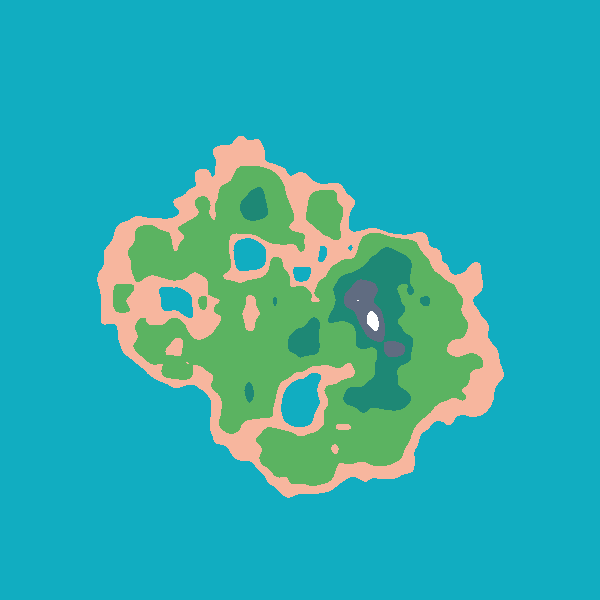
Frame 1 (no input)
Frame 60 (no input): identical to frame 1, image omitted
Frame 120 (the mouse pressed at the canvas centre since frame 60): identical to frame 1, image omitted

The p5.js sketch that drew this single still picture (run headless with seeded random() and noise() and a simulated clock; from frame 60 on, the mouse is pressed at the canvas centre):

// p5.js sketch
// ── sketch.js
let frequency = 0.005;
let threshold = 0.2;
let island = true;
let ridged = false;

let frequencySlider;
let thresholdSlider;
let islandButton;
let ridgeButton;

let oceanColor  = [17,173,193];
let sandColor   = [247,182,158];
let grassColor  = [91,179,97];
let forestColor = [30,136,117];
let rockColor   = [96,108,129];
let snowColor   = [255, 255, 255];

function setup() {
  createCanvas(600, 600);
  background(255);
  
  frequencySlider = createSlider(0, 0.1, 0.01, 0.0001);
  let frequencyLabel = createP('- Frequency');
  frequencyLabel.position(140, height - 15);
  
  thresholdSlider = createSlider(0, 1, 0.2, 0.01);
  thresholdSlider.position(0, height + 30);
  let thresholdLabel = createP('- Threshold');
  thresholdLabel.position(140, height + 15);
  
  islandButton = createButton('Toggle Island Mode');
  islandButton.position(0, height + 60);
  islandButton.mousePressed(() => {
    
    island = ! island;
    generateNoiseTexture();
    
  });
  
  ridgeButton = createButton('Toggle Ridges');
  ridgeButton.position(0, height + 90);
  ridgeButton.mousePressed(() => {
    
    ridged = ! ridged;
    generateNoiseTexture();
    
  });
  
  generateNoiseTexture();
}

function draw() {
  
  if (frequencySlider.value() != frequency) {
    
    frequency = frequencySlider.value();
    generateNoiseTexture();
    
  }
  
  if (thresholdSlider.value() != threshold) {
    
    threshold = thresholdSlider.value();
    generateNoiseTexture();
    
  }
    
}

function generateNoiseTexture() {
  
  let min = 1;
  let max = 0;
  let noiseArray = [];
  
  // generate the array of heights, saving the min and the max
  for(let x = 0; x < width; x ++) {
    noiseArray.push([]);
    for(let y = 0; y < height; y ++) {
      let height = generateHeight(x, y);
      
      noiseArray[x].push(height);
      
      if (height < min) {
        min = height;
      } else if (height > max) {
        max = height;
      }
      
    }
  }
  
  // normalize the array of heights 
  for(let x = 0; x < width; x ++) {
    for(let y = 0; y < height; y ++) {
      
      noiseArray[x][y] = map(noiseArray[x][y], min, max, 0, 1);
      
    }
  }
  
  // render the array of heights
  loadPixels();
  
  let i = 0;
  
  for(let x = 0; x < width; x ++) {
    for(let y = 0; y < height; y ++) {
      let height = noiseArray[x][y];
      
      if (height < 0.1) {
        colorPixel(oceanColor, i);
      } else if (height < 0.25) {
        colorPixel(sandColor, i);
      } else if (height < 0.6) {
        colorPixel(grassColor, i);
      } else if (height < 0.8) {
        colorPixel(forestColor, i);
      } else if (height < 0.95) {
        colorPixel(rockColor, i);
      } else {
        colorPixel(snowColor, i);
      }
      
      i += 4;
    }
  }
  
  updatePixels();
  
}

function generateHeight(x, y) {
  let h = noise(x * frequency, y * frequency);
  
  // Ridges
  if (ridged) {
    h = abs((h - 0.5) * 2);
    h = 1 - h;
  }
  
  // if generating an island discount the height
  if (island) {
    
    let d = p5.Vector.dist(createVector(x, y), createVector(width / 2, height / 2));
    d /= width / 2;
    d = 1 - d;
    
    h *= d;
    
  }
  
  // subtract the threshold
  h = max(0, h - threshold);
  h /= (1 - threshold);
  
  return h;
}

function colorPixel(c, i) {
  pixels[i + 0] = c[0];
  pixels[i + 1] = c[1];
  pixels[i + 2] = c[2];
}
